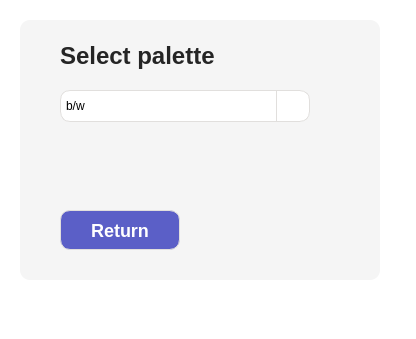
<?xml version="1.0" encoding="UTF-8"?>
<ui version="4.0">
 <class>PaletteDialog</class>
 <widget class="QDialog" name="PaletteDialog">
  <property name="geometry">
   <rect>
    <x>0</x>
    <y>0</y>
    <width>416</width>
    <height>339</height>
   </rect>
  </property>
  <property name="windowTitle">
   <string>Dialog</string>
  </property>
  <property name="styleSheet">
   <string notr="true">background: #FFFFFF;
font-family: Segoe UI;
</string>
  </property>
  <widget class="QFrame" name="PaletteFrame">
   <property name="geometry">
    <rect>
     <x>20</x>
     <y>20</y>
     <width>360</width>
     <height>260</height>
    </rect>
   </property>
   <property name="styleSheet">
    <string notr="true">QFrame {
	background: #F5F5F5;
	border-radius: 10px;
}

QPushButton {
	color: black;
	font-size: 18px;
	font-weight: 600;
	border: 1px solid #E1DFDD;
	border-radius: 10px;
}

QPushButton::hover::!pressed {
	background: #E1DFDD;
}

QPushButton::pressed {
	background: #D1D1D1;;
}

QPushButton:checked {
	border: 2px solid #4F52B2;
	border-radius: 10px;
}</string>
   </property>
   <property name="frameShape">
    <enum>QFrame::StyledPanel</enum>
   </property>
   <property name="frameShadow">
    <enum>QFrame::Raised</enum>
   </property>
   <widget class="QLabel" name="PaletteLabel">
    <property name="geometry">
     <rect>
      <x>40</x>
      <y>20</y>
      <width>400</width>
      <height>32</height>
     </rect>
    </property>
    <property name="styleSheet">
     <string notr="true">width: 337px;
height: 80px;
color: #252525;
font-size: 24px;
font-family: Segoe UI;
font-weight: 600;
line-height: 28px; 
word-wrap: break-word;
</string>
    </property>
    <property name="text">
     <string>Select palette</string>
    </property>
   </widget>
   <widget class="QComboBox" name="PaletteComboBox">
    <property name="geometry">
     <rect>
      <x>40</x>
      <y>70</y>
      <width>250</width>
      <height>32</height>
     </rect>
    </property>
    <property name="styleSheet">
     <string notr="true">QComboBox {
    border: 1px solid #E1DFDD;
    border-radius: 10px;
    padding: 5px;
    background-color: #FFFFFF;
}

QComboBox::drop-down {
	subcontrol-origin: padding;
	subcontrol-position: top right;
	width: 32px;
	border-left-width: 1px;
	border-left-color: #E1DFDD;
	border-left-style: solid;
	border-top-right-radius: 10px;
	border-bottom-right-radius: 10px;
}

QComboBox::down-arrow {
	image: url(:/icons/icons/combo_box_arrow.svg);
}

QComboBox:hover {
    border: 1px solid #5B5FC7;
    background-color: #E1DFDD;
}</string>
    </property>
    <property name="currentText">
     <string>b/w</string>
    </property>
    <property name="iconSize">
     <size>
      <width>16</width>
      <height>16</height>
     </size>
    </property>
    <property name="placeholderText">
     <string/>
    </property>
    <item>
     <property name="text">
      <string>b/w</string>
     </property>
    </item>
    <item>
     <property name="text">
      <string>iron</string>
     </property>
    </item>
    <item>
     <property name="text">
      <string>rainbow</string>
     </property>
    </item>
    <item>
     <property name="text">
      <string>soil</string>
     </property>
    </item>
   </widget>
   <widget class="QLabel" name="PalleteIconLabel">
    <property name="geometry">
     <rect>
      <x>40</x>
      <y>130</y>
      <width>250</width>
      <height>20</height>
     </rect>
    </property>
    <property name="text">
     <string/>
    </property>
    <property name="pixmap">
     <pixmap resource="res_rs.qrc">:/icons/icons/palette_bw.svg</pixmap>
    </property>
   </widget>
   <widget class="QPushButton" name="PaletteReturnButton">
    <property name="geometry">
     <rect>
      <x>40</x>
      <y>190</y>
      <width>120</width>
      <height>40</height>
     </rect>
    </property>
    <property name="styleSheet">
     <string notr="true">QPushButton {
	text-align: center;
	color: white;
	font-size: 18px;
	font-weight: 600;
	background: #5B5FC7; 
	border-radius: 10px;
}

QPushButton::hover::!pressed {
	background: #4F52B2;
}

QPushButton::pressed {
	background:  #161987; 
}</string>
    </property>
    <property name="text">
     <string>Return</string>
    </property>
   </widget>
  </widget>
 </widget>
 <resources>
  <include location="res_rs.qrc"/>
 </resources>
 <connections/>
</ui>
